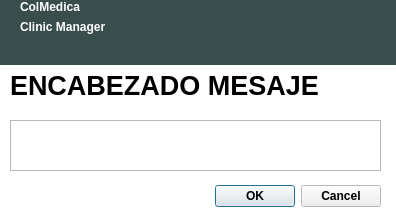
<?xml version="1.0" encoding="UTF-8"?>
<ui version="4.0">
 <class>dialogInformacion</class>
 <widget class="QDialog" name="dialogInformacion">
  <property name="geometry">
   <rect>
    <x>0</x>
    <y>0</y>
    <width>396</width>
    <height>223</height>
   </rect>
  </property>
  <property name="palette">
   <palette>
    <active>
     <colorrole role="Base">
      <brush brushstyle="SolidPattern">
       <color alpha="255">
        <red>255</red>
        <green>255</green>
        <blue>255</blue>
       </color>
      </brush>
     </colorrole>
     <colorrole role="Window">
      <brush brushstyle="SolidPattern">
       <color alpha="255">
        <red>255</red>
        <green>255</green>
        <blue>255</blue>
       </color>
      </brush>
     </colorrole>
    </active>
    <inactive>
     <colorrole role="Base">
      <brush brushstyle="SolidPattern">
       <color alpha="255">
        <red>255</red>
        <green>255</green>
        <blue>255</blue>
       </color>
      </brush>
     </colorrole>
     <colorrole role="Window">
      <brush brushstyle="SolidPattern">
       <color alpha="255">
        <red>255</red>
        <green>255</green>
        <blue>255</blue>
       </color>
      </brush>
     </colorrole>
    </inactive>
    <disabled>
     <colorrole role="Base">
      <brush brushstyle="SolidPattern">
       <color alpha="255">
        <red>255</red>
        <green>255</green>
        <blue>255</blue>
       </color>
      </brush>
     </colorrole>
     <colorrole role="Window">
      <brush brushstyle="SolidPattern">
       <color alpha="255">
        <red>255</red>
        <green>255</green>
        <blue>255</blue>
       </color>
      </brush>
     </colorrole>
    </disabled>
   </palette>
  </property>
  <property name="font">
   <font>
    <weight>75</weight>
    <bold>true</bold>
   </font>
  </property>
  <property name="cursor">
   <cursorShape>PointingHandCursor</cursorShape>
  </property>
  <property name="windowTitle">
   <string>Informacion</string>
  </property>
  <widget class="QDialogButtonBox" name="buttonBox">
   <property name="geometry">
    <rect>
     <x>10</x>
     <y>180</y>
     <width>371</width>
     <height>32</height>
    </rect>
   </property>
   <property name="orientation">
    <enum>Qt::Horizontal</enum>
   </property>
   <property name="standardButtons">
    <set>QDialogButtonBox::Cancel|QDialogButtonBox::Ok</set>
   </property>
  </widget>
  <widget class="QLabel" name="labelEncabezado">
   <property name="geometry">
    <rect>
     <x>10</x>
     <y>70</y>
     <width>371</width>
     <height>31</height>
    </rect>
   </property>
   <property name="font">
    <font>
     <pointsize>20</pointsize>
    </font>
   </property>
   <property name="text">
    <string>ENCABEZADO MESAJE</string>
   </property>
  </widget>
  <widget class="QWidget" name="widgetCabecera" native="true">
   <property name="geometry">
    <rect>
     <x>0</x>
     <y>0</y>
     <width>400</width>
     <height>65</height>
    </rect>
   </property>
   <property name="palette">
    <palette>
     <active>
      <colorrole role="WindowText">
       <brush brushstyle="SolidPattern">
        <color alpha="255">
         <red>255</red>
         <green>255</green>
         <blue>255</blue>
        </color>
       </brush>
      </colorrole>
      <colorrole role="Base">
       <brush brushstyle="SolidPattern">
        <color alpha="255">
         <red>255</red>
         <green>255</green>
         <blue>255</blue>
        </color>
       </brush>
      </colorrole>
      <colorrole role="Window">
       <brush brushstyle="SolidPattern">
        <color alpha="255">
         <red>57</red>
         <green>77</green>
         <blue>76</blue>
        </color>
       </brush>
      </colorrole>
     </active>
     <inactive>
      <colorrole role="WindowText">
       <brush brushstyle="SolidPattern">
        <color alpha="255">
         <red>255</red>
         <green>255</green>
         <blue>255</blue>
        </color>
       </brush>
      </colorrole>
      <colorrole role="Base">
       <brush brushstyle="SolidPattern">
        <color alpha="255">
         <red>255</red>
         <green>255</green>
         <blue>255</blue>
        </color>
       </brush>
      </colorrole>
      <colorrole role="Window">
       <brush brushstyle="SolidPattern">
        <color alpha="255">
         <red>57</red>
         <green>77</green>
         <blue>76</blue>
        </color>
       </brush>
      </colorrole>
     </inactive>
     <disabled>
      <colorrole role="WindowText">
       <brush brushstyle="SolidPattern">
        <color alpha="255">
         <red>159</red>
         <green>158</green>
         <blue>158</blue>
        </color>
       </brush>
      </colorrole>
      <colorrole role="Base">
       <brush brushstyle="SolidPattern">
        <color alpha="255">
         <red>57</red>
         <green>77</green>
         <blue>76</blue>
        </color>
       </brush>
      </colorrole>
      <colorrole role="Window">
       <brush brushstyle="SolidPattern">
        <color alpha="255">
         <red>57</red>
         <green>77</green>
         <blue>76</blue>
        </color>
       </brush>
      </colorrole>
     </disabled>
    </palette>
   </property>
   <property name="autoFillBackground">
    <bool>true</bool>
   </property>
   <widget class="QWidget" name="layoutWidget_2">
    <property name="geometry">
     <rect>
      <x>20</x>
      <y>0</y>
      <width>162</width>
      <height>70</height>
     </rect>
    </property>
    <layout class="QFormLayout" name="formLayout_2">
     <property name="fieldGrowthPolicy">
      <enum>QFormLayout::AllNonFixedFieldsGrow</enum>
     </property>
     <item row="0" column="0">
      <widget class="QLabel" name="labelColMedica">
       <property name="styleSheet">
        <string notr="true">font: 30pt &quot;Ubuntu Condensed&quot;;
color: rgb(255, 255, 255);</string>
       </property>
       <property name="text">
        <string>ColMedica</string>
       </property>
      </widget>
     </item>
     <item row="1" column="0">
      <widget class="QLabel" name="labelClinicManager">
       <property name="text">
        <string>Clinic Manager</string>
       </property>
      </widget>
     </item>
    </layout>
   </widget>
  </widget>
  <widget class="QPlainTextEdit" name="plainTextEditCuerpo">
   <property name="geometry">
    <rect>
     <x>10</x>
     <y>120</y>
     <width>371</width>
     <height>51</height>
    </rect>
   </property>
   <property name="styleSheet">
    <string notr="true">border-color: rgb(255, 255, 255);</string>
   </property>
   <property name="readOnly">
    <bool>true</bool>
   </property>
  </widget>
 </widget>
 <resources/>
 <connections>
  <connection>
   <sender>buttonBox</sender>
   <signal>accepted()</signal>
   <receiver>dialogInformacion</receiver>
   <slot>accept()</slot>
   <hints>
    <hint type="sourcelabel">
     <x>228</x>
     <y>194</y>
    </hint>
    <hint type="destinationlabel">
     <x>157</x>
     <y>222</y>
    </hint>
   </hints>
  </connection>
  <connection>
   <sender>buttonBox</sender>
   <signal>rejected()</signal>
   <receiver>dialogInformacion</receiver>
   <slot>reject()</slot>
   <hints>
    <hint type="sourcelabel">
     <x>296</x>
     <y>200</y>
    </hint>
    <hint type="destinationlabel">
     <x>286</x>
     <y>222</y>
    </hint>
   </hints>
  </connection>
 </connections>
</ui>
